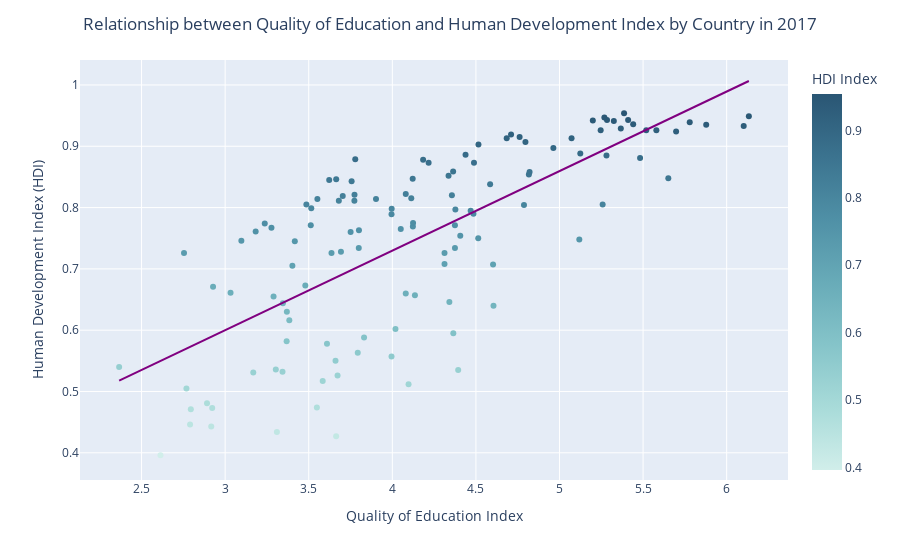

The notebook cell saved with this chart:
### Code cell
fig = px.scatter(data_frame=df_hdi_qual_2017,x='val_qual_ed',y='hdi',hover_name='country_name',color='hdi', trendline='ols', labels={'hdi':'HDI Index'},
                 color_continuous_scale=px.colors.sequential.Teal, trendline_color_override='Purple')
#Setting the labels of the plot
fig.update_layout(
    title={
        'text': "Relationship between Quality of Education and Human Development Index by Country in 2017",
        'x':0.5,
        'xanchor': 'center'},
    xaxis_title="Quality of Education Index",
    yaxis_title="Human Development Index (HDI)"
)

fig.show()

### Figure 1 — Plotly figure (JSON) as saved in the notebook; plotly's stock layout.template omitted (floating-point values rounded to 4 significant figures)
{"data": [{"hovertemplate": "<b>%{hovertext}</b><br><br>val_qual_ed=%{x}<br>HDI Index=%{marker.color}<extra></extra>", "hovertext": ["Republic of Albania", "People's Democratic Republic of Algeria", "Argentine Republic", "Republic of Armenia", "Commonwealth of Australia", "Republic of Austria", "Republic of Azerbaijan", "Kingdom of Bahrain", "People's Republic of Bangladesh", "Kingdom of Belgium", "Republic of Benin", "Kingdom of Bhutan", "Bosnia and Herzegovina", "Republic of Botswana", "Federative Republic of Brazil", "Brunei Darussalam", "Republic of Bulgaria", "Republic of Burundi", "Republic of Cabo Verde", "Kingdom of Cambodia", "Republic of Cameroon", "Canada", "Republic of Chad", "Republic of Chile", "People's Republic of China", "Republic of Colombia", "Republic of Costa Rica", "Republic of Croatia", "Republic of Cyprus", "Kingdom of Denmark", "Dominican Republic", "Republic of Ecuador", "Republic of El Salvador", "Republic of Estonia", "Federal Democratic Republic of Ethiopia", "Republic of Finland", "French Republic", "Georgia", "Federal Republic of Germany", "Republic of Ghana", "Hellenic Republic", "Republic of Guatemala", "Republic of Guinea", "Republic of Haiti", "Republic of Honduras", "Hungary", "Republic of Iceland", "Republic of India", "Republic of Indonesia", "Ireland", "State of Israel", "Italian Republic", "Jamaica", "Japan", "Hashemite Kingdom of Jordan", "Republic of Kazakhstan", "Republic of Kenya", "State of Kuwait", "Republic of Latvia", "Lebanese Republic", "Kingdom of Lesotho", "Republic of Liberia", "Republic of Lithuania", "Grand Duchy of Luxembourg", "Republic of Madagascar", "Republic of Malawi", "Malaysia", "Republic of Mali", "Republic of Malta", "Islamic Republic of Mauritania", "Republic of Mauritius", "United Mexican States", "Mongolia", "Montenegro", "Kingdom of Morocco", "Republic of Mozambique", "Republic of Namibia", "Nepal", "Kingdom of the Netherlands", "New Zealand", "Republic of Nicaragua", "Federal Republic of Nigeria", "Kingdom of Norway", "Sultanate of Oman", "Islamic Republic of Pakistan", "Republic of Panama", "Republic of Paraguay", "Republic of Peru", "Republic of the Philippines", "Republic of Poland", "Portuguese Republic", "State of Qatar", "Romania", "Russian Federation", "Republic of Rwanda", "Kingdom of Saudi Arabia", "Republic of Senegal", "Republic of Serbia", "Republic of Seychelles", "Republic of Sierra Leone", "Republic of Singapore", "Republic of Slovenia", "Republic of South Africa", "Kingdom of Spain", "Democratic Socialist Republic of Sri Lanka", "Kingdom of Sweden", "Switzerland", "Republic of Tajikistan", "Kingdom of Thailand", "Republic of Trinidad and Tobago", "Republic of Tunisia", "Republic of Turkey", "Republic of Uganda", "Ukraine", "United Arab Emirates", "United Kingdom of Great Britain and Northern Ireland", "United States of America", "Oriental Republic of Uruguay", "Republic of Zambia", "Republic of Zimbabwe"], "legendgroup": "", "marker": {"color": [0.79, 0.745, 0.843, 0.769, 0.941, 0.919, 0.754, 0.854, 0.616, 0.929, 0.536, 0.646, 0.774, 0.726, 0.761, 0.838, 0.811, 0.434, 0.66, 0.582, 0.557, 0.926, 0.396, 0.847, 0.75, 0.763, 0.804, 0.845, 0.878, 0.936, 0.746, 0.76, 0.671, 0.885, 0.474, 0.935, 0.897, 0.799, 0.943, 0.602, 0.879, 0.655, 0.471, 0.505, 0.63, 0.846, 0.943, 0.64, 0.707, 0.947, 0.913, 0.886, 0.734, 0.915, 0.726, 0.815, 0.595, 0.805, 0.859, 0.748, 0.517, 0.481, 0.873, 0.913, 0.526, 0.473, 0.805, 0.427, 0.888, 0.54, 0.797, 0.771, 0.728, 0.822, 0.673, 0.446, 0.644, 0.588, 0.939, 0.926, 0.661, 0.531, 0.954, 0.819, 0.55, 0.811, 0.726, 0.767, 0.708, 0.873, 0.858, 0.848, 0.821, 0.82, 0.535, 0.852, 0.512, 0.798, 0.789, 0.443, 0.933, 0.907, 0.705, 0.903, 0.775, 0.942, 0.949, 0.657, 0.765, 0.795, 0.734, 0.814, 0.532, 0.771, 0.881, 0.926, 0.924, 0.814, 0.578, 0.563], "coloraxis": "coloraxis", "symbol": "circle"}, "mode": "markers", "name": "", "orientation": "v", "showlegend": false, "type": "scatter", "x": [4.486, 3.417, 3.757, 4.123, 5.325, 4.71, 4.406, 4.817, 3.384, 5.367, 3.303, 4.341, 3.237, 3.636, 3.183, 4.585, 3.773, 3.31, 4.08, 3.368, 3.995, 5.579, 2.613, 4.122, 4.514, 3.8, 4.788, 3.622, 4.184, 5.441, 3.097, 3.751, 2.928, 5.281, 3.549, 5.878, 4.963, 3.515, 5.284, 4.019, 3.778, 3.29, 2.795, 2.768, 3.369, 3.664, 5.411, 4.605, 4.603, 5.269, 5.072, 4.438, 4.375, 4.761, 4.312, 4.113, 4.365, 3.486, 4.364, 5.119, 3.584, 2.892, 4.489, 4.684, 3.672, 2.923, 5.258, 3.664, 5.124, 2.366, 4.377, 3.512, 3.693, 4.08, 3.48, 2.79, 3.345, 3.831, 5.779, 5.519, 3.032, 3.168, 5.386, 3.703, 3.66, 3.68, 2.754, 3.277, 4.312, 4.217, 4.821, 5.651, 3.774, 4.356, 4.394, 4.336, 4.097, 3.996, 3.995, 2.917, 6.102, 4.796, 3.402, 4.515, 4.124, 5.199, 6.133, 4.135, 4.051, 4.469, 3.799, 3.552, 3.343, 4.374, 5.482, 5.246, 5.697, 3.902, 3.609, 3.793], "xaxis": "x", "y": [0.79, 0.745, 0.843, 0.769, 0.941, 0.919, 0.754, 0.854, 0.616, 0.929, 0.536, 0.646, 0.774, 0.726, 0.761, 0.838, 0.811, 0.434, 0.66, 0.582, 0.557, 0.926, 0.396, 0.847, 0.75, 0.763, 0.804, 0.845, 0.878, 0.936, 0.746, 0.76, 0.671, 0.885, 0.474, 0.935, 0.897, 0.799, 0.943, 0.602, 0.879, 0.655, 0.471, 0.505, 0.63, 0.846, 0.943, 0.64, 0.707, 0.947, 0.913, 0.886, 0.734, 0.915, 0.726, 0.815, 0.595, 0.805, 0.859, 0.748, 0.517, 0.481, 0.873, 0.913, 0.526, 0.473, 0.805, 0.427, 0.888, 0.54, 0.797, 0.771, 0.728, 0.822, 0.673, 0.446, 0.644, 0.588, 0.939, 0.926, 0.661, 0.531, 0.954, 0.819, 0.55, 0.811, 0.726, 0.767, 0.708, 0.873, 0.858, 0.848, 0.821, 0.82, 0.535, 0.852, 0.512, 0.798, 0.789, 0.443, 0.933, 0.907, 0.705, 0.903, 0.775, 0.942, 0.949, 0.657, 0.765, 0.795, 0.734, 0.814, 0.532, 0.771, 0.881, 0.926, 0.924, 0.814, 0.578, 0.563], "yaxis": "y"}, {"hovertemplate": "<b>OLS trendline</b><br>hdi = 0.129733 * val_qual_ed + 0.210839<br>R<sup>2</sup>=0.532414<br><br>val_qual_ed=%{x}<br>HDI Index=%{y} <b>(trend)</b><extra></extra>", "legendgroup": "", "line": {"color": "Purple"}, "marker": {"symbol": "circle"}, "mode": "lines", "name": "", "showlegend": false, "type": "scatter", "x": [2.366, 2.613, 2.754, 2.768, 2.79, 2.795, 2.892, 2.917, 2.923, 2.928, 3.032, 3.097, 3.168, 3.183, 3.237, 3.277, 3.29, 3.303, 3.31, 3.343, 3.345, 3.368, 3.369, 3.384, 3.402, 3.417, 3.48, 3.486, 3.512, 3.515, 3.549, 3.552, 3.584, 3.609, 3.622, 3.636, 3.66, 3.664, 3.664, 3.672, 3.68, 3.693, 3.703, 3.751, 3.757, 3.773, 3.774, 3.778, 3.793, 3.799, 3.8, 3.831, 3.902, 3.995, 3.995, 3.996, 4.019, 4.051, 4.08, 4.08, 4.097, 4.113, 4.122, 4.123, 4.124, 4.135, 4.184, 4.217, 4.312, 4.312, 4.336, 4.341, 4.356, 4.364, 4.365, 4.374, 4.375, 4.377, 4.394, 4.406, 4.438, 4.469, 4.486, 4.489, 4.514, 4.515, 4.585, 4.603, 4.605, 4.684, 4.71, 4.761, 4.788, 4.796, 4.817, 4.821, 4.963, 5.072, 5.119, 5.124, 5.199, 5.246, 5.258, 5.269, 5.281, 5.284, 5.325, 5.367, 5.386, 5.411, 5.441, 5.482, 5.519, 5.579, 5.651, 5.697, 5.779, 5.878, 6.102, 6.133], "xaxis": "x", "y": [0.5178, 0.5498, 0.5681, 0.57, 0.5728, 0.5734, 0.586, 0.5893, 0.59, 0.5907, 0.6042, 0.6126, 0.6219, 0.6237, 0.6308, 0.636, 0.6376, 0.6393, 0.6402, 0.6446, 0.6448, 0.6478, 0.6479, 0.6498, 0.6522, 0.6541, 0.6622, 0.6631, 0.6665, 0.6669, 0.6712, 0.6716, 0.6757, 0.6791, 0.6808, 0.6826, 0.6857, 0.6862, 0.6862, 0.6873, 0.6883, 0.6899, 0.6913, 0.6974, 0.6982, 0.7003, 0.7004, 0.701, 0.7029, 0.7037, 0.7039, 0.7078, 0.7171, 0.7291, 0.7292, 0.7293, 0.7322, 0.7363, 0.7402, 0.7402, 0.7424, 0.7445, 0.7456, 0.7457, 0.7459, 0.7473, 0.7537, 0.7579, 0.7703, 0.7703, 0.7734, 0.774, 0.776, 0.777, 0.7771, 0.7784, 0.7784, 0.7787, 0.7809, 0.7825, 0.7866, 0.7906, 0.7928, 0.7931, 0.7964, 0.7966, 0.8057, 0.808, 0.8083, 0.8185, 0.8219, 0.8285, 0.8319, 0.8331, 0.8357, 0.8363, 0.8547, 0.8689, 0.8749, 0.8756, 0.8854, 0.8914, 0.893, 0.8943, 0.896, 0.8964, 0.9017, 0.9071, 0.9096, 0.9128, 0.9167, 0.922, 0.9268, 0.9347, 0.944, 0.95, 0.9606, 0.9734, 1.002, 1.006], "yaxis": "y"}], "layout": {"coloraxis": {"colorbar": {"title": {"text": "HDI Index"}}, "colorscale": [[0, "rgb(209, 238, 234)"], [0.1667, "rgb(168, 219, 217)"], [0.3333, "rgb(133, 196, 201)"], [0.5, "rgb(104, 171, 184)"], [0.6667, "rgb(79, 144, 166)"], [0.8333, "rgb(59, 115, 143)"], [1, "rgb(42, 86, 116)"]]}, "legend": {"tracegroupgap": 0}, "margin": {"t": 60}, "title": {"text": "Relationship between Quality of Education and Human Development Index by Country in 2017", "x": 0.5, "xanchor": "center"}, "xaxis": {"anchor": "y", "domain": [0, 1], "title": {"text": "Quality of Education Index"}}, "yaxis": {"anchor": "x", "domain": [0, 1], "title": {"text": "Human Development Index (HDI)"}}}}
